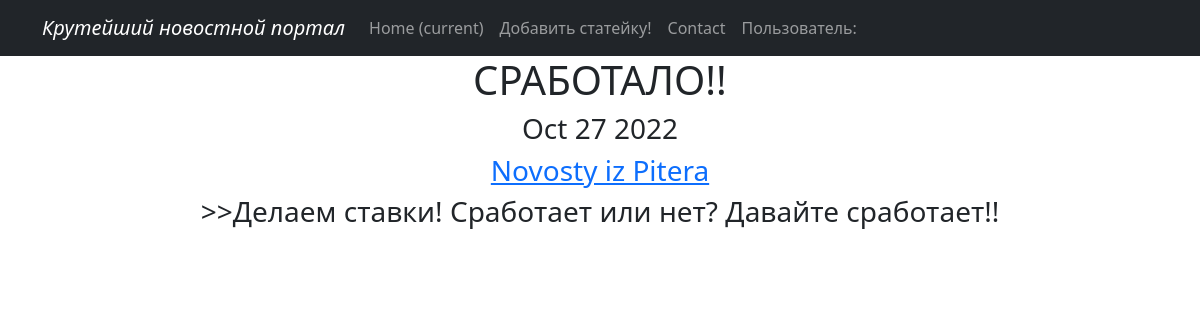
Page /news/13 on the earlier database version.
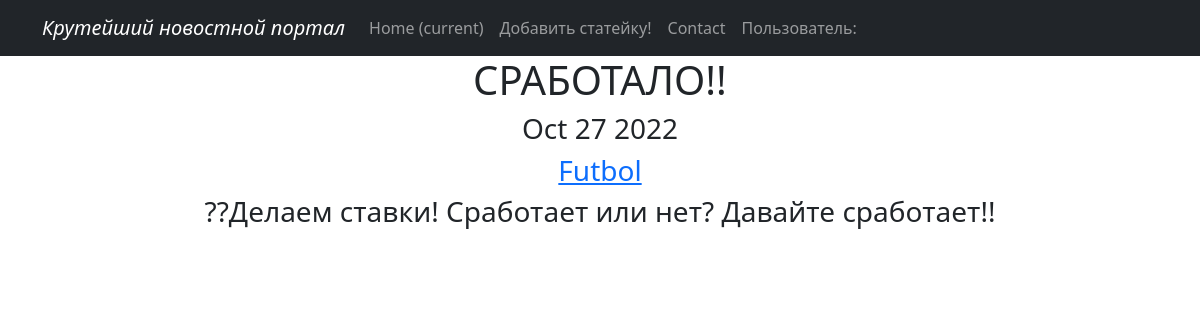
Same page on the later database version.
### News/models.py (models this page shows, shortened)
class Category(models.Model):
    category_name = models.CharField(max_length=255, unique = True, null=True, blank=True)
    subscribers = models.ManyToManyField(User, related_name ='categories')
    def __str__(self):
       return f'{self.category_name}'

class Post(models.Model):
    author = models.ForeignKey(Author, on_delete=models.CASCADE)
    post_time = models.DateTimeField(auto_now_add = True)
    post_type = models.CharField(max_length=3, choices = CHOICES, default = news)
    title = models.CharField(max_length=255)
    content = models.TextField()
    post_rating = models.IntegerField(default=0)
    category = models.ManyToManyField(Category, through = 'PostCategory')

### News/views.py (the view)
# urls.py: path('<int:pk>', PostDetail.as_view(), name = 'post_detail'),
class PostDetail(DetailView):
    model = Post
    template_name = 'postdetail.html'
    context_object_name = 'post'

### News/templatetags/custom_filters.py (called while the page is built)
@register.filter()
def cenzura(value):
    for word in Slovechki:
        value = value.replace(word, '*' * len(word))
    return value

### templates/postdetail.html (shortened to what this page needs)
{% extends 'flatpages/default.html' %}
{% load custom_filters %}
{% block content %}
<h1>{{ post.title | cenzura }} </h1>
<h3> {{ post.post_time | date:'M d Y' }} </h3>
<h3>  {% for category in post.category.all %}
        <a  href ="{% url 'category_list' category.id %}"> {{category}} </a>
      {% endfor %} </h3>
<h3> {{ post.content | cenzura }}</h3>
{% endblock content %}

Differences in the rows shown:
no longer on this page (row unchanged): Category: category_name "Novosty iz Pitera"
changed Post "СРАБОТАЛО!!": content|cenzura ">>Делаем ставки! Сработает или нет? Давайте сработает!!" → "??Делаем ставки! Сработает или нет? Давайте сработает!!"
now on this page (row unchanged): Category: category_name "Futbol"
